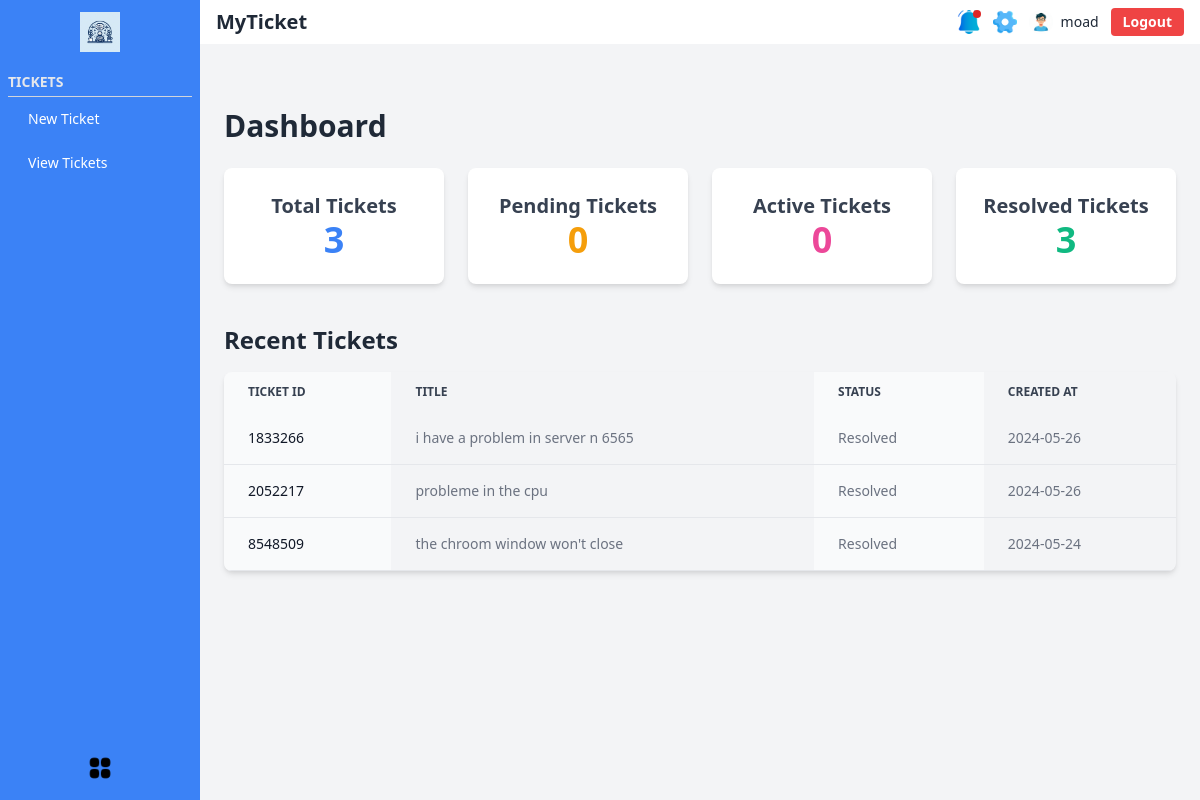
/dashboard/ (signed in), run on the app's committed database.
### users/models.py (models this page shows, shortened)
class CustomUser(AbstractUser):
    ROLE_CHOICES = [
        ('admin', 'Admin'),
        ('engineer', 'Engineer'),
        ('customer', 'Customer')
    ]
    role = models.CharField(max_length=10, choices=ROLE_CHOICES)
    email = models.EmailField(unique=True)
    @property
    def is_customer(self):
        return self.role == 'customer'

### tickets/models.py (models this page shows, shortened)
class Ticket(models.Model):
    ticket_id = models.CharField(max_length=7, unique=True, null=True)
    title = models.CharField(max_length=255)
    description = models.TextField()
    status = models.IntegerField(choices=TICKET_STATUS_CHOICES, default=1)
    priority = models.IntegerField(choices=TICKET_PRIORITY_CHOICES, default=1)
    created_at = models.DateTimeField(auto_now_add=True)
    updated_at = models.DateTimeField(auto_now=True)
    customer = models.ForeignKey(User, on_delete=models.CASCADE, related_name='customer_tickets')
    engineer = models.ForeignKey(User, on_delete=models.DO_NOTHING, related_name='engineer_tickets', null=True)
    def get_status_display(self):
        return dict(TICKET_STATUS_CHOICES).get(self.status, 'Unknown')

### tickets/views.py (the view, shortened to what this page needs)
# urls.py: path('', lambda request: redirect('dashboard')),
@login_required(login_url='/users/login/')
def dashboard(request):
    if request.user.is_customer:
        tickets = Ticket.objects.filter(customer=request.user)
        recent_tickets = tickets.order_by('-created_at')[:5]
        total_tickets = tickets.count()
        pending_tickets = tickets.filter(status=2).count()
        resolved_tickets = tickets.filter(status=3).count()
        active_tickets = tickets.filter(status=1).count()
        context = {
            'total_tickets': total_tickets,
            'pending_tickets': pending_tickets,
            'resolved_tickets': resolved_tickets,
            'active_tickets': active_tickets,
            'recent_tickets': recent_tickets,
        }
        return render(request, 'ticket/customer_dasboard.html', context)
    elif request.user.is_admin:
        return render(request, 'ticket/admin_dashboard.html')
    else:
        return HttpResponse('Invalid role')

### templates/ticket/customer_dasboard.html
{% extends 'base.html' %}
{% block content %}
    <div class="container mx-auto mt-10">
        <h2 class="text-3xl font-bold text-gray-800 mb-6">Dashboard</h2>
        <div class="grid grid-cols-1 md:grid-cols-4 gap-6">
            <div class="bg-white shadow-md rounded-lg p-6 text-center">
                <h3 class="text-xl font-semibold text-gray-700">Total Tickets</h3>
                <p class="text-4xl font-bold text-blue-500">{{ total_tickets }}</p>
            </div>
            <div class="bg-white shadow-md rounded-lg p-6 text-center">
                <h3 class="text-xl font-semibold text-gray-700">Pending Tickets</h3>
                <p class="text-4xl font-bold text-yellow-500">{{ pending_tickets }}</p>
            </div>
            <div class="bg-white shadow-md rounded-lg p-6 text-center">
                <h3 class="text-xl font-semibold text-gray-700">Active Tickets</h3>
                <p class="text-4xl font-bold text-pink-500">{{ active_tickets }}</p>
            </div>
            <div class="bg-white shadow-md rounded-lg p-6 text-center">
                <h3 class="text-xl font-semibold text-gray-700">Resolved Tickets</h3>
                <p class="text-4xl font-bold text-green-500">{{ resolved_tickets }}</p>
            </div>
        </div>
        <div class="mt-10">
            <h3 class="text-2xl font-bold text-gray-800 mb-4">Recent Tickets</h3>
            <div class="relative overflow-x-auto shadow-md sm:rounded-lg">
                <table class="w-full text-sm text-left rtl:text-right text-gray-500 dark:text-gray-400">
                    <thead class="text-xs text-gray-700 uppercase dark:text-gray-400">
                    <tr>
                        <th scope="col" class="px-6 py-3 bg-gray-50 dark:bg-gray-800">Ticket ID</th>
                        <th scope="col" class="px-6 py-3">Title</th>
                        <th scope="col" class="px-6 py-3 bg-gray-50 dark:bg-gray-800">Status</th>
                        <th scope="col" class="px-6 py-3">Created At</th>
                    </tr>
                    </thead>
                    <tbody>
                    {% for ticket in recent_tickets %}
                        <tr class="border-b border-gray-200 dark:border-gray-700">
                            <th scope="row" class="px-6 py-4 font-medium text-gray-900 whitespace-nowrap bg-gray-50 dark:text-white dark:bg-gray-800">{{ ticket.ticket_id }}</th>
                            <td class="px-6 py-4">{{ ticket.title }}</td>
                            <td class="px-6 py-4 bg-gray-50 dark:bg-gray-800">{{ ticket.get_status_display }}</td>
                            <td class="px-6 py-4 ">{{ ticket.created_at | date:"Y-m-d" }}</td>
                        </tr>
                    {% endfor %}
                    </tbody>
                </table>
            </div>
        </div>
    </div>
{% endblock %}

### templates/base.html (shortened to what this page needs)
<!DOCTYPE html>
<html lang="en">
{% load static %}
<head>
    <link href="https://cdn.jsdelivr.net/npm/tailwindcss@2.2.19/dist/tailwind.min.css" rel="stylesheet">
</head>
<body class="bg-gray-100 flex h-screen">
<div id="sidebar"
     class="sidebar-expanded bg-blue-500 text-white flex flex-col transition-width duration-300 relative h-screen">
    <div class="flex items-center justify-center h-16">
        <img src="{% static 'images/myticket.jpg' %}" alt="MyTicket Logo" class="w-10 h-10">
    </div>
    <nav class="flex-1 px-2">
        <div class="mt-2">
            <h2 class="text-sm font-semibold uppercase text-gray-200 border-b border-gray-300 pb-1">Tickets</h2>
            <ul>
                {% if request.user.is_customer %}
                    <li class="hover:bg-blue-600">
                        <a href="{% url 'new-ticket' %}" class="flex items-center p-3">
                            <span class="ml-2 text-sm">New Ticket</span>
                        </a>
                    </li>
                {% endif %}
                <li class="hover:bg-blue-600">
                    <a href="{% url 'view-ticket' %}" class="flex items-center p-3">
                        <span class="ml-2 text-sm">View Tickets</span>
                    </a>
                </li>
            </ul>
        </div>
    </nav>
    <div class="flex items-center justify-center h-16 cursor-pointer absolute bottom-0 w-full"
         onclick="toggleSidebar()">
        <img src="{% static 'images/menu.png' %}" alt="Menu" class="w-6 h-6">
    </div>
</div>
<div class="flex-1 flex flex-col">
    <header class="bg-white shadow-md flex items-center justify-between px-4 py-2">
        <div class="flex items-center">
            <h1 class="text-xl font-bold text-gray-800"><a href="{% url 'dashboard' %}">MyTicket</a></h1>
        </div>
        <div class="flex items-center space-x-3">
            <div class="relative">
                <img src="{% static 'images/notification.png' %}" alt="Notifications" class="w-6 h-6 cursor-pointer">
                <span class="absolute top-0 right-0 block h-2 w-2 rounded-full bg-red-600"></span>
            </div>
            <img src="{% static 'images/settings.png' %}" alt="Settings" class="w-6 h-6 cursor-pointer">
            <div class="flex items-center">
                <img src="{% static 'images/avatar.jpg' %}" alt="User Avatar" class="w-6 h-6 rounded-full">
                <span class="ml-2 text-sm text-gray-800">{{ request.user.username }}</span>
            </div>
            <button class="ml-3 bg-red-500 hover:bg-red-700 text-white font-bold py-1 px-3 rounded text-sm focus:outline-none">
                <a href="{% url 'logout' %}">Logout</a>
            </button>
        </div>
    </header>
    <main class="flex-1 p-6 bg-gray-100">
        {% block content %}{% endblock %}
    </main>
</div>
</body>
</html>

### templates/base.html (style rules this page uses)
.sidebar-expanded { width: 200px; }

### data on the page
CustomUser: user.username "moad"
Ticket: ticket_id "1833266", title "i have a problem in server n 6565", status "Resolved", created_at "2024-05-26"
Ticket: ticket_id "2052217", title "probleme in the cpu", status "Resolved", created_at "2024-05-26"
Ticket: ticket_id "8548509", title "the chroom window won't close", status "Resolved", created_at "2024-05-24"

### other printed values
{{ total_tickets }} "3"
{{ pending_tickets }} "0"
{{ active_tickets }} "0"
{{ resolved_tickets }} "3"
